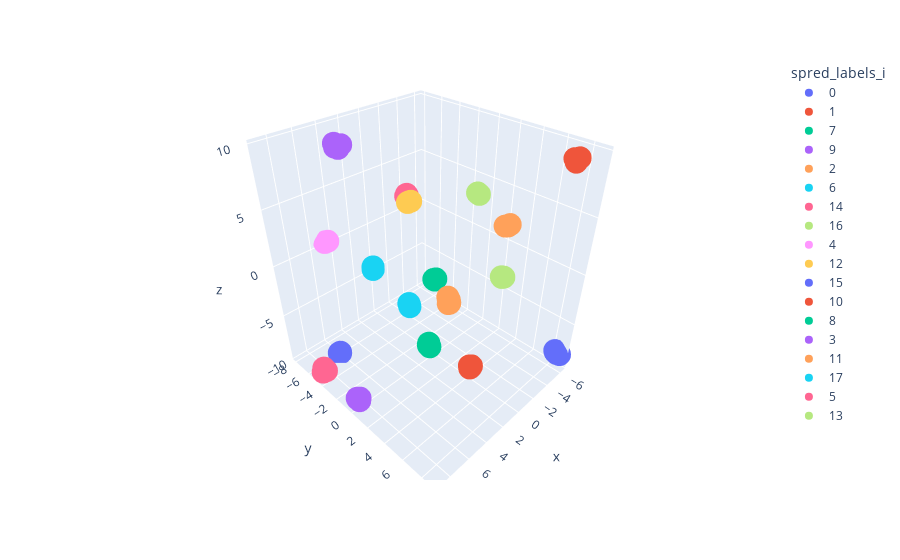

The code cell stored with this chart in its notebook:
### Code cell
px.scatter_3d(plot_df, x='x', y='y', z='z', color='spred_labels_i')

### Figure 1 — Plotly figure (JSON) as saved in the notebook; plotly's stock layout.template omitted (floating-point values rounded to 4 significant figures)
{"data": [{"hovertemplate": "spred_labels_i=0<br>x=%{x}<br>y=%{y}<br>z=%{z}<extra></extra>", "legendgroup": "0", "marker": {"color": "#636efa", "symbol": "circle"}, "mode": "markers", "name": "0", "scene": "scene", "showlegend": true, "type": "scatter3d", "x": [-6.233, -6.213, -6.189, -6.114, -6.113, -6.208, -6.215, -6.054, -6.181, -6.277, -6.279], "y": [8.549, 8.822, 8.347, 8.544, 8.633, 8.398, 8.351, 8.539, 8.588, 8.588, 8.598], "z": [-8.425, -8.347, -8.19, -8.191, -8.211, -8.325, -8.242, -8.102, -8.118, -8.338, -8.167]}, {"hovertemplate": "spred_labels_i=1<br>x=%{x}<br>y=%{y}<br>z=%{z}<extra></extra>", "legendgroup": "1", "marker": {"color": "#EF553B", "symbol": "circle"}, "mode": "markers", "name": "1", "scene": "scene", "showlegend": true, "type": "scatter3d", "x": [1.893, 1.84, 1.803, 1.63, 1.751, 1.869, 1.82], "y": [5.595, 5.619, 5.476, 5.531, 5.54, 5.597, 5.568], "z": [-6.39, -6.354, -6.308, -6.395, -6.435, -6.286, -6.437]}, {"hovertemplate": "spred_labels_i=7<br>x=%{x}<br>y=%{y}<br>z=%{z}<extra></extra>", "legendgroup": "7", "marker": {"color": "#00cc96", "symbol": "circle"}, "mode": "markers", "name": "7", "scene": "scene", "showlegend": true, "type": "scatter3d", "x": [5.878, 5.854, 5.822, 5.789], "y": [5.02, 5.129, 4.991, 4.92], "z": [-1.672, -1.747, -1.527, -1.734]}, {"hovertemplate": "spred_labels_i=9<br>x=%{x}<br>y=%{y}<br>z=%{z}<extra></extra>", "legendgroup": "9", "marker": {"color": "#ab63fa", "symbol": "circle"}, "mode": "markers", "name": "9", "scene": "scene", "showlegend": true, "type": "scatter3d", "x": [8.709, 8.903, 8.944, 8.861], "y": [0.2156, 0.1616, 0.1764, 0.3546], "z": [-8.708, -8.67, -8.549, -8.762]}, {"hovertemplate": "spred_labels_i=2<br>x=%{x}<br>y=%{y}<br>z=%{z}<extra></extra>", "legendgroup": "2", "marker": {"color": "#FFA15A", "symbol": "circle"}, "mode": "markers", "name": "2", "scene": "scene", "showlegend": true, "type": "scatter3d", "x": [6.988, 6.804, 6.906, 6.919, 6.994, 6.893], "y": [7.829, 7.597, 7.616, 7.782, 7.741, 7.716], "z": [4.288, 4.227, 4.567, 4.255, 4.216, 4.392]}, {"hovertemplate": "spred_labels_i=6<br>x=%{x}<br>y=%{y}<br>z=%{z}<extra></extra>", "legendgroup": "6", "marker": {"color": "#19d3f3", "symbol": "circle"}, "mode": "markers", "name": "6", "scene": "scene", "showlegend": true, "type": "scatter3d", "x": [4.245, 4.189, 4.219, 4.384], "y": [1.405, 1.28, 1.412, 1.563], "z": [-1.14, -1.091, -1.298, -1.03]}, {"hovertemplate": "spred_labels_i=14<br>x=%{x}<br>y=%{y}<br>z=%{z}<extra></extra>", "legendgroup": "14", "marker": {"color": "#FF6692", "symbol": "circle"}, "mode": "markers", "name": "14", "scene": "scene", "showlegend": true, "type": "scatter3d", "x": [8.739, 8.984, 8.799], "y": [-4.273, -4.403, -4.515], "z": [-8.939, -9.017, -8.763]}, {"hovertemplate": "spred_labels_i=16<br>x=%{x}<br>y=%{y}<br>z=%{z}<extra></extra>", "legendgroup": "16", "marker": {"color": "#B6E880", "symbol": "circle"}, "mode": "markers", "name": "16", "scene": "scene", "showlegend": true, "type": "scatter3d", "x": [-2.257, -2.435], "y": [2.118, 1.803], "z": [5.882, 5.822]}, {"hovertemplate": "spred_labels_i=4<br>x=%{x}<br>y=%{y}<br>z=%{z}<extra></extra>", "legendgroup": "4", "marker": {"color": "#FF97FF", "symbol": "circle"}, "mode": "markers", "name": "4", "scene": "scene", "showlegend": true, "type": "scatter3d", "x": [4.951, 4.926, 4.872, 4.939, 4.768], "y": [-7.948, -7.862, -7.796, -7.892, -7.751], "z": [0.4892, 0.5944, 0.606, 0.5269, 0.616]}, {"hovertemplate": "spred_labels_i=12<br>x=%{x}<br>y=%{y}<br>z=%{z}<extra></extra>", "legendgroup": "12", "marker": {"color": "#FECB52", "symbol": "circle"}, "mode": "markers", "name": "12", "scene": "scene", "showlegend": true, "type": "scatter3d", "x": [3.046, 2.921, 2.768], "y": [0.1685, 0.1604, 0.1794], "z": [6.465, 6.462, 6.46]}, {"hovertemplate": "spred_labels_i=15<br>x=%{x}<br>y=%{y}<br>z=%{z}<extra></extra>", "legendgroup": "15", "marker": {"color": "#636efa", "symbol": "circle"}, "mode": "markers", "name": "15", "scene": "scene", "showlegend": true, "type": "scatter3d", "x": [6.273, 6.455, 6.374], "y": [-5.68, -5.594, -5.513], "z": [-9.472, -9.378, -9.365]}, {"hovertemplate": "spred_labels_i=10<br>x=%{x}<br>y=%{y}<br>z=%{z}<extra></extra>", "legendgroup": "10", "marker": {"color": "#EF553B", "symbol": "circle"}, "mode": "markers", "name": "10", "scene": "scene", "showlegend": true, "type": "scatter3d", "x": [-4.791, -4.932, -4.969, -4.949], "y": [7.924, 8.064, 7.697, 7.735], "z": [9.367, 9.663, 9.49, 9.502]}, {"hovertemplate": "spred_labels_i=8<br>x=%{x}<br>y=%{y}<br>z=%{z}<extra></extra>", "legendgroup": "8", "marker": {"color": "#00cc96", "symbol": "circle"}, "mode": "markers", "name": "8", "scene": "scene", "showlegend": true, "type": "scatter3d", "x": [-0.3166, -0.274, -0.3006, -0.1167], "y": [-0.4307, -0.2768, -0.4181, -0.3461], "z": [-2.127, -1.943, -2.15, -1.944]}, {"hovertemplate": "spred_labels_i=3<br>x=%{x}<br>y=%{y}<br>z=%{z}<extra></extra>", "legendgroup": "3", "marker": {"color": "#ab63fa", "symbol": "circle"}, "mode": "markers", "name": "3", "scene": "scene", "showlegend": true, "type": "scatter3d", "x": [3.807, 3.87, 3.457, 3.872, 3.813, 3.666], "y": [-6.472, -6.195, -6.403, -6.677, -6.679, -6.477], "z": [8.876, 8.764, 8.862, 9.009, 8.71, 8.832]}, {"hovertemplate": "spred_labels_i=11<br>x=%{x}<br>y=%{y}<br>z=%{z}<extra></extra>", "legendgroup": "11", "marker": {"color": "#FFA15A", "symbol": "circle"}, "mode": "markers", "name": "11", "scene": "scene", "showlegend": true, "type": "scatter3d", "x": [-4.374, -4.543, -4.137], "y": [3.448, 3.497, 3.335], "z": [2.913, 2.984, 2.949]}, {"hovertemplate": "spred_labels_i=17<br>x=%{x}<br>y=%{y}<br>z=%{z}<extra></extra>", "legendgroup": "17", "marker": {"color": "#19d3f3", "symbol": "circle"}, "mode": "markers", "name": "17", "scene": "scene", "showlegend": true, "type": "scatter3d", "x": [4.986, 5.171], "y": [-1.682, -1.45], "z": [1.153, 1.134]}, {"hovertemplate": "spred_labels_i=5<br>x=%{x}<br>y=%{y}<br>z=%{z}<extra></extra>", "legendgroup": "5", "marker": {"color": "#FF6692", "symbol": "circle"}, "mode": "markers", "name": "5", "scene": "scene", "showlegend": true, "type": "scatter3d", "x": [-3.048, -3.096, -3.054, -2.995, -2.914], "y": [-6.606, -6.588, -6.613, -6.466, -6.566], "z": [2.492, 2.412, 2.398, 2.472, 2.385]}, {"hovertemplate": "spred_labels_i=13<br>x=%{x}<br>y=%{y}<br>z=%{z}<extra></extra>", "legendgroup": "13", "marker": {"color": "#B6E880", "symbol": "circle"}, "mode": "markers", "name": "13", "scene": "scene", "showlegend": true, "type": "scatter3d", "x": [-4.954, -4.894, -4.845], "y": [2.959, 3.189, 2.977], "z": [-2.546, -2.364, -2.41]}], "layout": {"legend": {"title": {"text": "spred_labels_i"}, "tracegroupgap": 0}, "margin": {"t": 60}, "scene": {"domain": {"x": [0, 1], "y": [0, 1]}, "xaxis": {"title": {"text": "x"}}, "yaxis": {"title": {"text": "y"}}, "zaxis": {"title": {"text": "z"}}}}}
